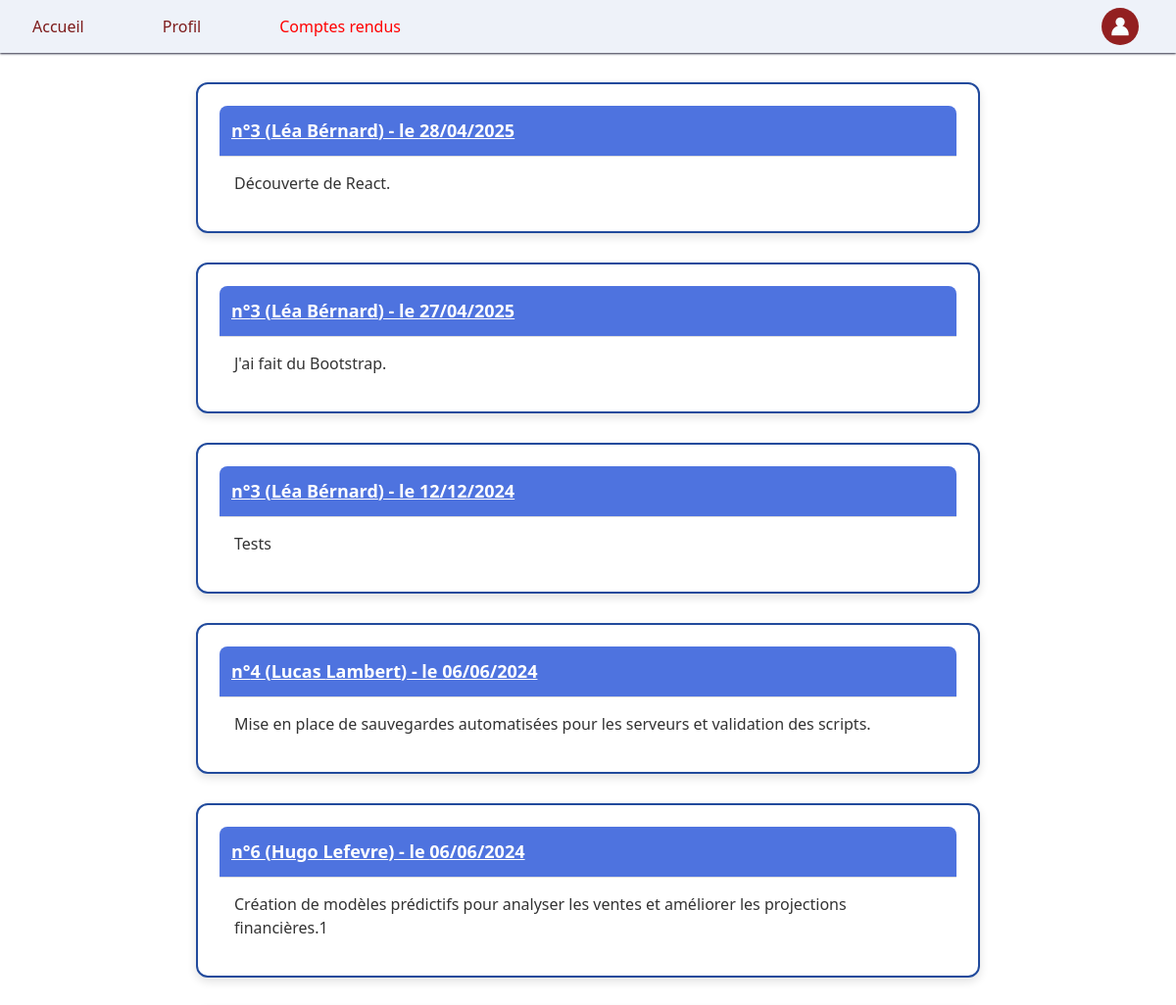
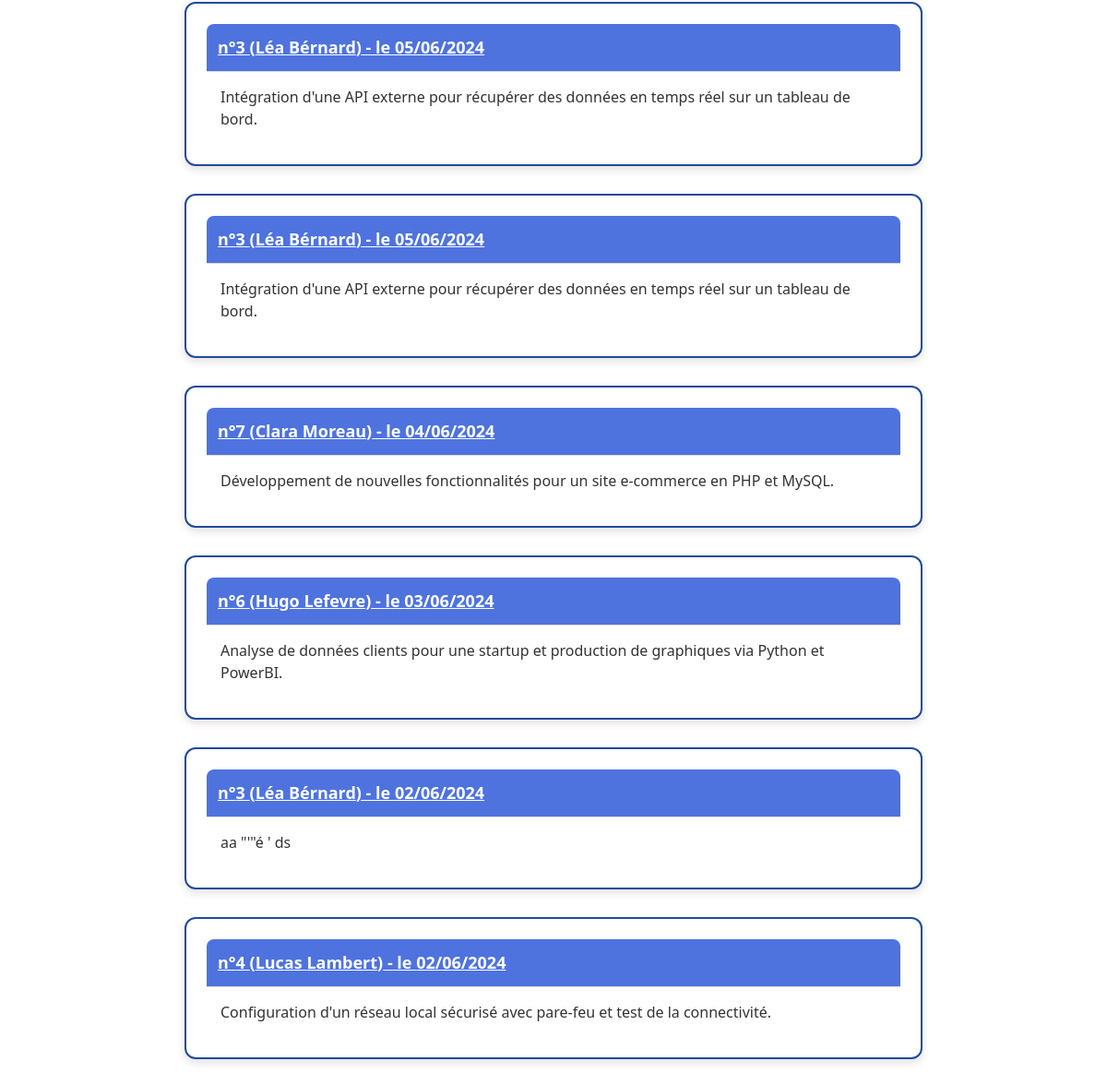
The page /cr.php (signed in) on the database its author committed (2 pictures, top to bottom).
### tables this page shows
CREATE TABLE `cr` (
  `num` bigint(20) NOT NULL,
  `date` date DEFAULT NULL,
  `description` text,
  `vu` tinyint(1) DEFAULT NULL,
  `datetime` datetime DEFAULT NULL,
  `num_utilisateur` int(11) DEFAULT NULL
);

CREATE TABLE `utilisateur` (
  `num` int(10) NOT NULL,
  `nom` varchar(100) DEFAULT NULL,
  `prenom` varchar(100) DEFAULT NULL,
  `tel` int(20) DEFAULT NULL,
  `login` varchar(100) DEFAULT NULL,
  `motdepasse` varchar(100) DEFAULT NULL,
  `type` int(1) DEFAULT NULL,
  `email` varchar(100) DEFAULT NULL,
  `option` int(1) NOT NULL COMMENT '0 pour ELEVE; 1 pour PROF',
  `num_stage` int(10) DEFAULT NULL
);

### cr.php (the view, shortened to what this page needs)
<?php
include '_conf.php';
?>
<!DOCTYPE html>
<html lang="fr">
    <head>
        <link rel="stylesheet" href="cr_style.css"/>
        <link href="https://cdn.jsdelivr.net/npm/bootstrap@5.3.3/dist/css/bootstrap.min.css" rel="stylesheet">
        <link rel="stylesheet" href="menu_style.css"/>
        <link href='https://unpkg.com/boxicons@2.1.4/css/boxicons.min.css' rel='stylesheet'>
    </head>
    <body>
        <?php
        if ($_SESSION["type"] ==1)
        {
            include '_menuProf.php';
            $requete="SELECT *,DATE_FORMAT(date, '%d/%m/%Y') AS date_fr FROM cr,utilisateur WHERE utilisateur.num = cr.num_utilisateur  ORDER BY date DESC";
                if($connexion = mysqli_connect($serveurBDD,$userBDD,$mdpBDD,$nomBDD))
                {
                    $resultat = mysqli_query($connexion, $requete);
                    while($donnees = mysqli_fetch_assoc($resultat))
                    {
                        $num=$donnees['num'];
                        $contenu=$donnees['description'];
                        $prenom= $donnees['prenom'];
                        $nom=$donnees['nom'];
                        $date=$donnees['date_fr'];
                        echo "<div class='table-container'><table border=2><thead> <tr> <th colspan=2> <u>n°$num ($prenom $nom) - le $date</u> </th> </tr> </thead>
                        <tbody> <tr> <td>  $contenu</td> </tr>  </tbody> </table> </div>";
                    }
                }
        }
        ?>
    </body>
</html>

### _menuProf.php (shortened to what this page needs)
<header>
<nav>
    <div class="container-fluid d-flex justify-content-between align-items-center">
        <ul class="navbar-nav d-flex flex-row gap-5">
            <li class="nav-item">
                <a class="nav-link" href="accueil.php"><span class="home">Accueil</span></a>
            </li>
            <li class="nav-item">
                <a class="nav-link" href="perso.php"><span class="setting">Profil</span></a>
            </li>
            <li class="nav-item">
                <a class="nav-link" href="cr.php"><span class="results">Comptes rendus</span></a>
            </li>
        </ul>
        <ul class="navbar-nav">
            <li class="nav-item dropdown">
                <a class="nav-link dropdown-toggle" href="#" role="button" data-bs-toggle="dropdown" aria-expanded="false">
                    <span class="account" data-bs-toggle="tooltip" data-bs-placement="left" title="Mon compte">
                        <img src="images/icon-2426371_1280(2).png">
                    </span>
                </a>
            </li>
        </ul>
    </div>
</nav>
</header>

### cr_style.css (style rules this page uses)
body { font-family: 'Poppins', sans-serif; background-color: #f0f2f5; margin: 0; padding: 0; }
.table-container { width: 90%; max-width: 800px; margin: 30px auto; background: rgba(255, 255, 255, 0.95); padding: 20px; border: 2px solid #214a9c; border-radius: 12px; box-shadow: 0 4px 10px rgba(0, 0, 0, 0.12); transition: transform 0.3s ease; }
table { width: 100%; border-collapse: collapse; background-color: #ffffff; border-radius: 10px; overflow: hidden; }
thead th { background-color: #4e73df; color: #ffffff; padding: 12px; font-size: 18px; }
tbody td { padding: 15px; text-align: left; font-size: 16px; color: #333333; border-top: 1px solid #dddddd; }
u { text-decoration: underline; }

### menu_style.css (style rules this page uses)
.container-fluid { background-color:rgb(238, 242, 249) !important; color:rgb(125, 27, 27); box-shadow: 0px 1px 2px rgb(40, 42, 63); }
.home { margin-left: 5px; }
.account { width: 38px; height: 38px; background-color:rgb(147, 32, 32); border-radius: 50%; display: flex; align-items: center; justify-content: center; overflow: hidden; margin-right: 10px; }
.account img { width: 40px; height: auto; max-width: 20px; }
.nav-link.dropdown-toggle::after { display: none !important; }
.nav-link { position: relative; padding: 8px 16px; text-decoration: none; transition: color 0.12s ease-in-out; }
.nav-link::after { content: ""; position: absolute; left: 50%; bottom: 0; width: 0; height: 3px; background-color: rgb(255, 0, 0); transition: width 0.3s ease-in-out, left 0.3s ease-in-out; }
.nav-link.active { color:rgb(255, 0, 0) !important; }

### rows shown on the page
cr: num_utilisateur.num "3", num_utilisateur.prenom "Léa", num_utilisateur.nom "Bérnard", date "28/04/2025", description "Découverte de React."
cr: num_utilisateur.num "3", num_utilisateur.prenom "Léa", num_utilisateur.nom "Bérnard", date "27/04/2025", description "J'ai fait du Bootstrap."
cr: num_utilisateur.num "3", num_utilisateur.prenom "Léa", num_utilisateur.nom "Bérnard", date "12/12/2024", description "Tests"
cr: num_utilisateur.num "4", num_utilisateur.prenom "Lucas", num_utilisateur.nom "Lambert", date "06/06/2024", description "Mise en place de sauvegardes automatisées pour les serveurs et validation des scripts."
cr: num_utilisateur.num "6", num_utilisateur.prenom "Hugo", num_utilisateur.nom "Lefevre", date "06/06/2024", description "Création de modèles prédictifs pour analyser les ventes et améliorer les projections financières.1"
cr: num_utilisateur.num "3", num_utilisateur.prenom "Léa", num_utilisateur.nom "Bérnard", date "05/06/2024", description "Intégration d'une API externe pour récupérer des données en temps réel sur un tableau de bord."
cr: num_utilisateur.num "3", num_utilisateur.prenom "Léa", num_utilisateur.nom "Bérnard", date "05/06/2024", description "Intégration d'une API externe pour récupérer des données en temps réel sur un tableau de bord."
cr: num_utilisateur.num "7", num_utilisateur.prenom "Clara", num_utilisateur.nom "Moreau", date "04/06/2024", description "Développement de nouvelles fonctionnalités pour un site e-commerce en PHP et MySQL."
cr: num_utilisateur.num "6", num_utilisateur.prenom "Hugo", num_utilisateur.nom "Lefevre", date "03/06/2024", description "Analyse de données clients pour une startup et production de graphiques via Python et PowerBI."
cr: num_utilisateur.num "3", num_utilisateur.prenom "Léa", num_utilisateur.nom "Bérnard", date "02/06/2024", description "aa \"'\"é ' ds"
cr: num_utilisateur.num "4", num_utilisateur.prenom "Lucas", num_utilisateur.nom "Lambert", date "02/06/2024", description "Configuration d'un réseau local sécurisé avec pare-feu et test de la connectivité."
